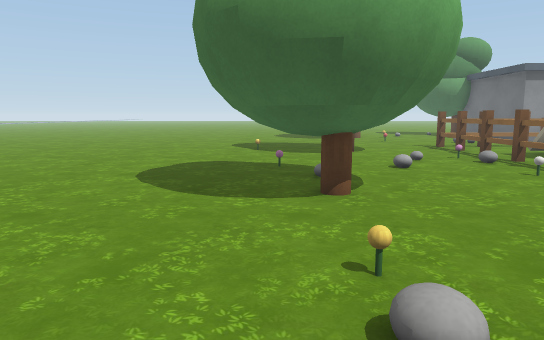
view 1 (above)

24 first-person views from a walk through a 3-D level made in the Unity game engine. The camera is 1.2 m above the floor, tilts 8° down and sees 70° across. Doors are open. The floor is counted in squares, 1 m on a side. Each view is taken from the middle of a square. On the plan, view 1 faces up. The plan holds only what a view shows up to about 15 squares ahead; the rest is blank. The place goes on beyond the plan. Some surface patterns are stand-ins.

view 2
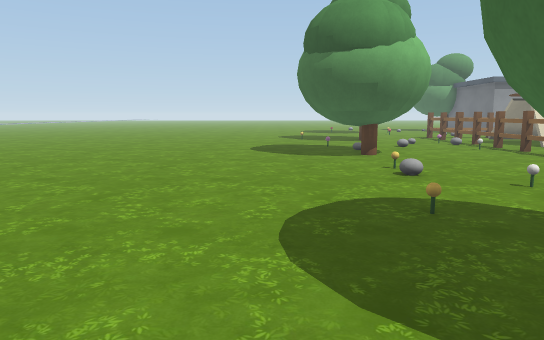

view 3
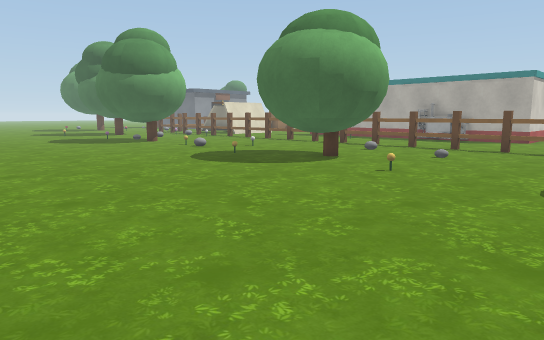

view 4
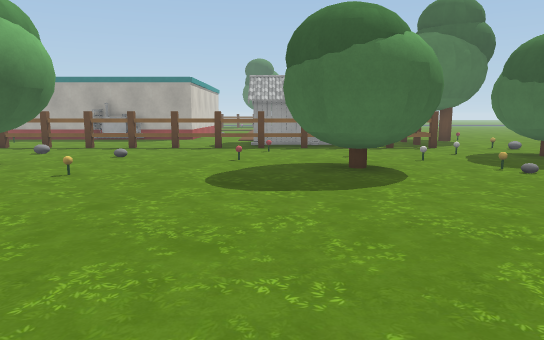

view 5
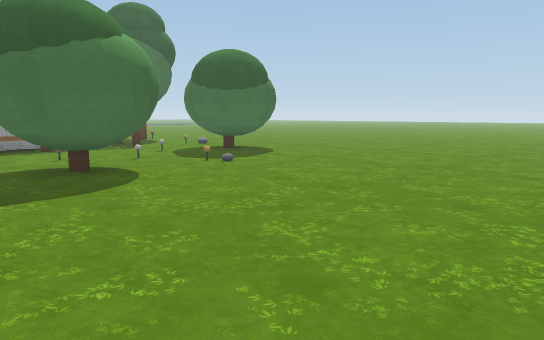

view 6
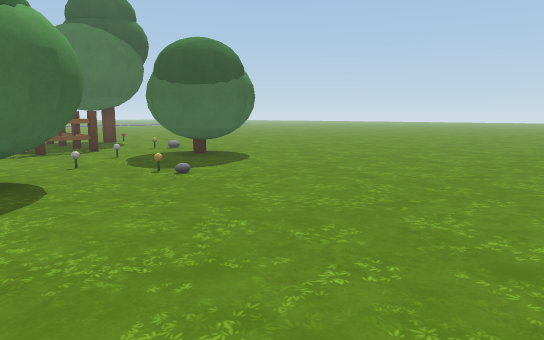

view 7
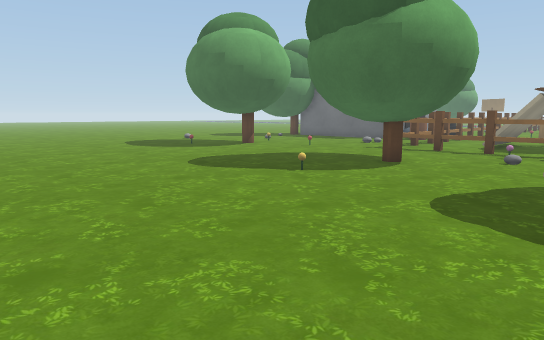

view 8
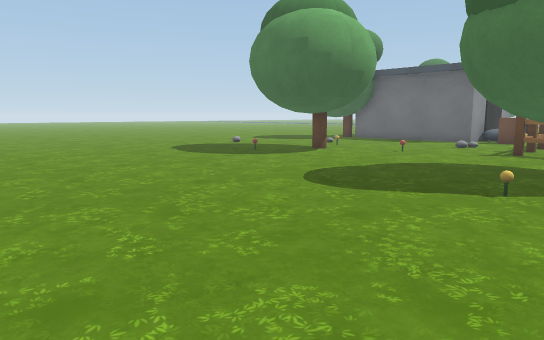

view 9
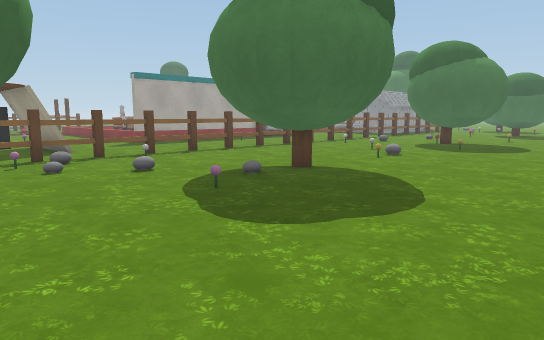

view 10
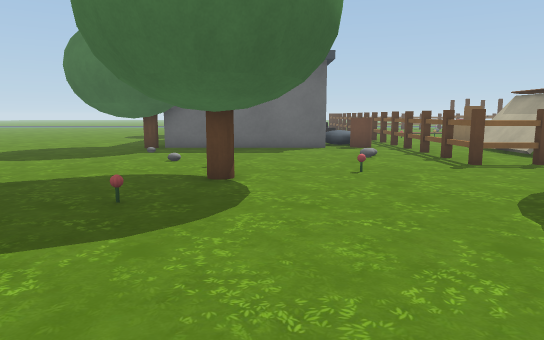

view 11
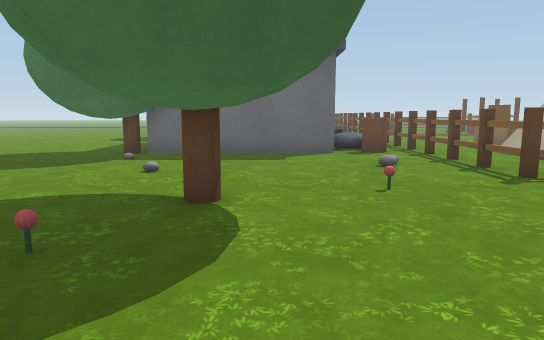

view 12
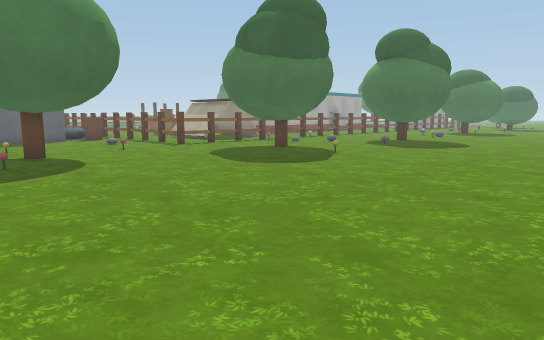

view 13
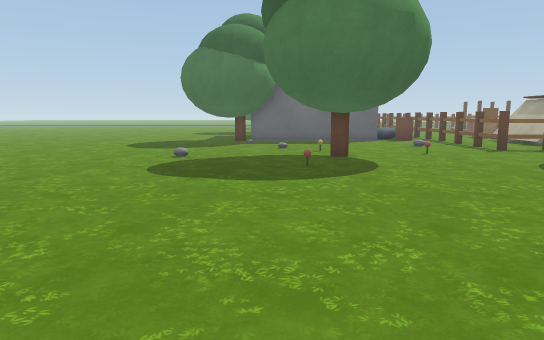

view 14
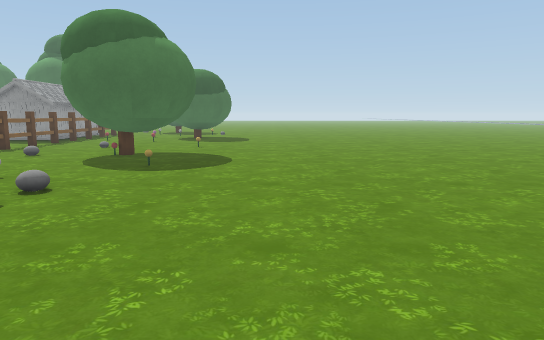

view 15
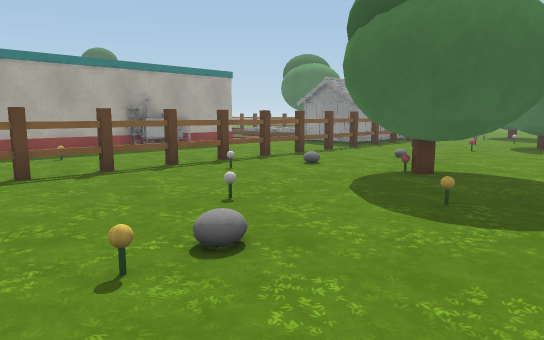

view 16
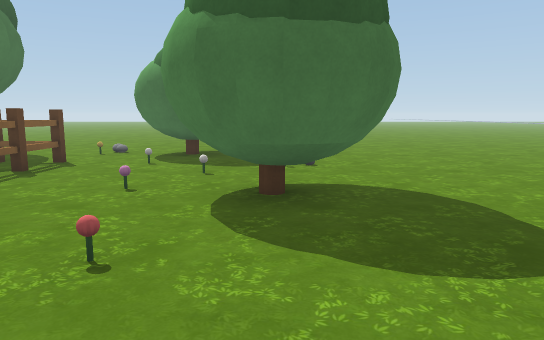

view 17
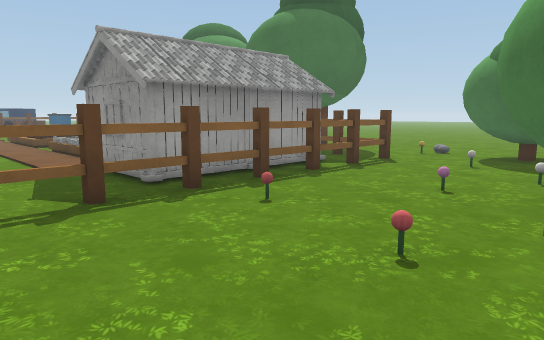

view 18
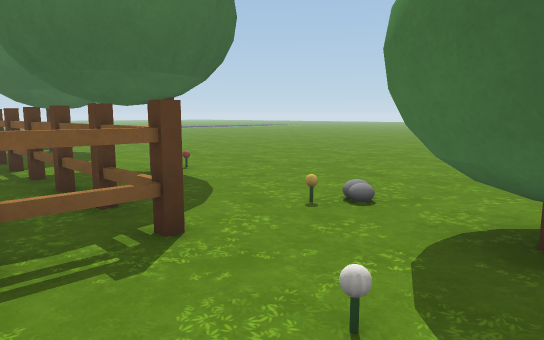

view 19
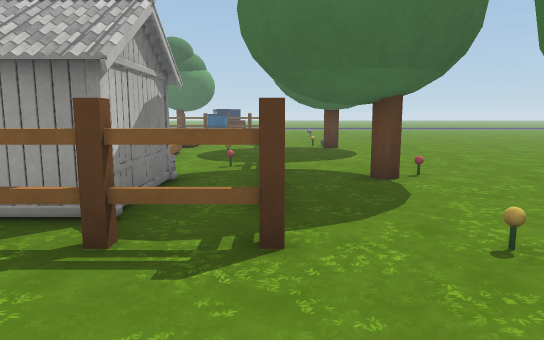

view 20
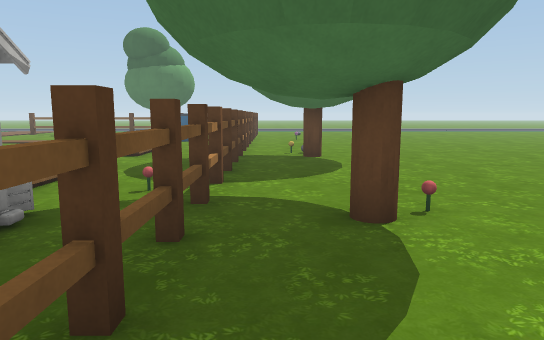

view 21
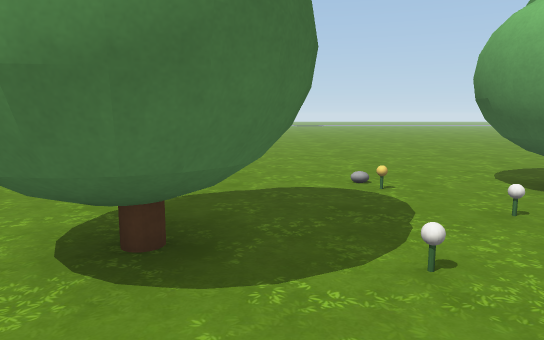

view 22
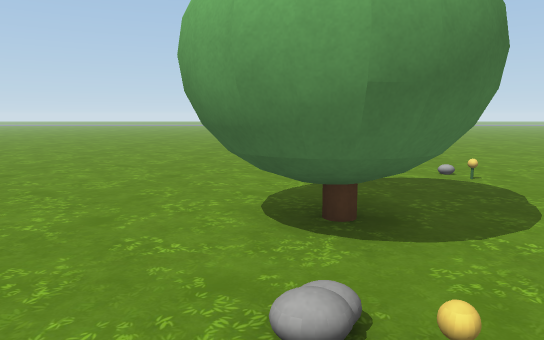

view 23
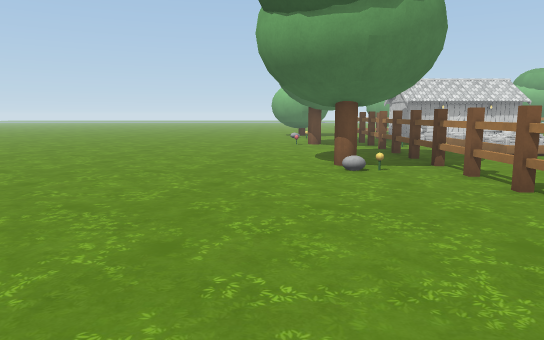

view 24
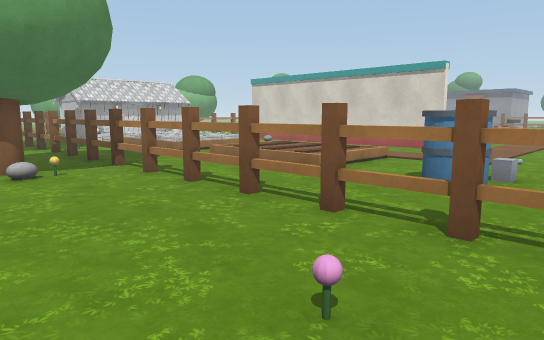

### Floor plan
Key: @ floor where view 1 was taken; # wall or solid block; . main floor; : floor 0.25 m higher than the main floor; / step, stairs or slope; O other object.
Columns run from 8 left of view 1 to 27 right of it. Each row starts with its distance up from view 1.
 25    ...............OO
 24 . ................OOO
 23  .................. #
 22 ..........O.O...... #
 21 ...........OOOO.....#
 20  ...........O.......#
 19  ...................#
 18  ............O......##
 17  ...................OO
 16  ...................O.
 15 ..........OO..O#O#OO#O
 14 .......O.OOOO.#........
 13 .........OOO .O........
 12 .........OOO .O.OOOOO O
 11 .............O#.OOOOO OO
 10  .............O..OOOO O
  9 ........O..O..O.OOOOO
  8 ........OOO..O#....
  7 .......OOO ...O....
  6 .......OOOO...#...
  5 ........OOO...O..
  4 ..............O.
  3 .........O....#
  2 ..............O.... #
  1 ..............O..O..#
  0 ........@.O...#.....#
 -1 ........O.....O.....#
 -2 .........OO..O#....O#
 -3 ........OOOO..O....O#
 -4 ........OOO ..O....OO          ..
 -5 ........OOO ..#....            ..
 -6 .........O....O...             ..
 -7 ........O.....O...          ## ..
 -8 ..............#...          ..  ..
 -9 ..............O... ....      .  ..
-10 ...........O...#OOO........  ..  .
-11 .........O...O.O:   ////../   ....
-12 ........OOO....O:             ....
-13 .......OOOOO...O:             ...O.
-14 ........OOO....O:   ////../   ..OO.
-15 .........OO...OOOOOO...............
-16 .........O....#.....O..O...........
-17 ............O.O#O#OO#OOOO#OO#OOOO#O
-18 ..........OOOO......................
-19  .........OOOOO...OO.....OO.......O.
-20 ..........OOOO:....O...............
-21 ........... O..................... .
-22 ..................................

Positions as (right, up) in squares from view 1, and headings:
1: (0, 0), facing up
2: (-2, -6), facing up
3: (-8, -11), facing up-right
4: (-8, -11), facing right
5: (-8, -10), facing down-right
6: (-7, -12), facing down-right
7: (-7, 8), facing up-right
8: (-7, 12), facing up-right
9: (-5, 13), facing down-right
10: (-3, 20), facing right
11: (-1, 20), facing right
12: (-8, 24), facing down-right
13: (-7, 23), facing right
14: (-3, 8), facing down
15: (-2, 4), facing down-right
16: (1, -7), facing down
17: (1, -7), facing down-right
18: (3, -15), facing down-right
19: (3, -17), facing right
20: (6, -18), facing right
21: (7, -18), facing left
22: (8, -20), facing left
23: (27, -21), facing left
24: (27, -21), facing up-left
